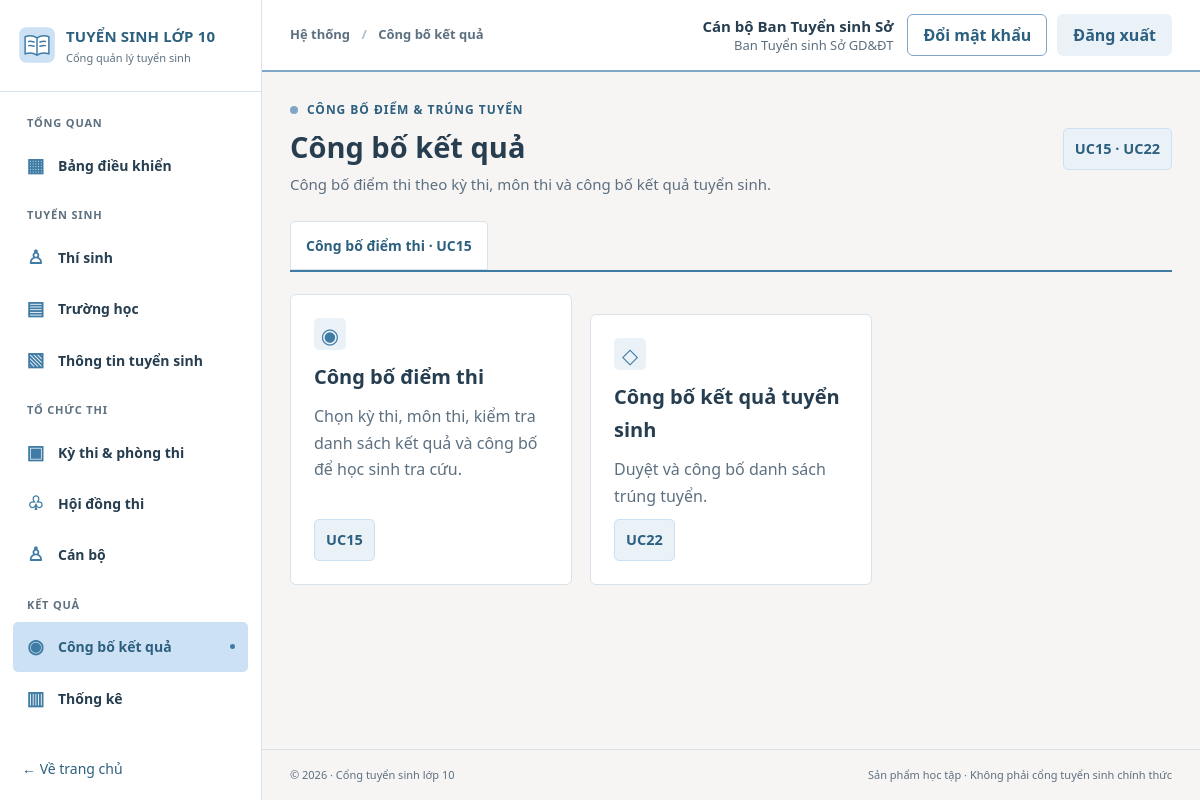
Screenshot of /publication/index.php (signed in) with the database file from the repository.
### tables this page shows
CREATE TABLE TaiKhoan (
  maTaiKhoan VARCHAR(20) NOT NULL,
  tenDangNhap VARCHAR(50) NOT NULL,
  matKhau VARCHAR(255) NOT NULL,
  hoTen VARCHAR(100) NOT NULL,
  vaiTro VARCHAR(30) NOT NULL,
  maCanBo VARCHAR(20) NULL,
  maThiSinh VARCHAR(20) NULL,
  trangThai VARCHAR(20) NOT NULL DEFAULT 'Hoạt động',
  soLanSai INT NOT NULL DEFAULT 0,
  khoaDen DATETIME NULL,
  lanDangNhapCuoi DATETIME NULL,
  ngayTao DATETIME NOT NULL DEFAULT CURRENT_TIMESTAMP,
  PRIMARY KEY (maTaiKhoan),
  UNIQUE KEY uq_taikhoan_ten (tenDangNhap),
  CONSTRAINT ck_taikhoan_vaitro CHECK (vaiTro IN ('HOC_SINH','GVCN','BAN_TUYEN_SINH','HD_TUYEN_SINH','HD_COI_THI','HD_CHAM_THI','CAT_PHACH','HD_PHUC_KHAO','HD_RA_DE','QUAN_TRI')),
  CONSTRAINT ck_taikhoan_trangthai CHECK (trangThai IN ('Hoạt động','Bị khóa')),
  CONSTRAINT ck_taikhoan_solansai CHECK (soLanSai >= 0),
  CONSTRAINT fk_taikhoan_canbo FOREIGN KEY (maCanBo) REFERENCES CanBo(maCanBo),
  CONSTRAINT fk_taikhoan_thisinh FOREIGN KEY (maThiSinh) REFERENCES ThiSinh(maThiSinh)
);

### config/app.php (called while the page is built, shortened)
<?php
return [
    'name' => getenv('APP_NAME') ?: 'CỔNG THÔNG TIN TUYỂN SINH VÀO LỚP 10',
    'demo_mode' => filter_var(getenv('DEMO_MODE') ?: '1', FILTER_VALIDATE_BOOLEAN),
    'timezone' => 'Asia/Ho_Chi_Minh',
    'base_path' => getenv('APP_BASE_PATH') ?: null,
];

### includes/functions.php (called while the page is built, shortened)
<?php
function app_config(): array {
    static $cfg = null;
    if ($cfg === null) {
        $cfg = require dirname(__DIR__) . '/config/app.php';
        date_default_timezone_set($cfg['timezone']);
    }
    return $cfg;
}
function e(mixed $str): string {
    return htmlspecialchars((string)$str, ENT_QUOTES | ENT_SUBSTITUTE, 'UTF-8');
}
function base_path(): string {
    $forced = app_config()['base_path'];
    $root = realpath(dirname(__DIR__));
    $docroot = realpath($_SERVER['DOCUMENT_ROOT'] ?? '');
    $r = strtolower(str_replace('\\','/',$root));
    $d = rtrim(strtolower(str_replace('\\','/',$docroot)),'/');
    if ($r === $d) return '';
    return '';
}
function url(string $path = ''): string {
    $prefix = rtrim(base_path(), '/');
    $clean = ltrim($path, '/');
    return $prefix . '/' . $clean;
}

### includes/auth.php (called while the page is built, shortened)
<?php
require_once __DIR__ . '/functions.php';
require_once __DIR__ . '/permissions.php';
require_once dirname(__DIR__) . '/services/auth_service.php';
function current_user(): ?array {
    static $user = false;
    if ($user !== false) return $user;
    $user = null;
    $ma = $_SESSION['user']['maTaiKhoan'] ?? null;
    try {
        $user = layTaiKhoanHoatDong((string)$ma);
    } catch (Throwable $e) {
        error_log('current_user: ' . $e->getMessage());
        $user = $_SESSION['user'];
    }
    return $user;
}
function require_auth(): array {
    $user = current_user();
    return $user;
}

### config/database.php (called while the page is built, shortened)
<?php
function db(): PDO {
    $host = getenv('DB_HOST') ?: '127.0.0.1';
    $port = getenv('DB_PORT') ?: '3306';
    $name = getenv('DB_NAME') ?: 'dreamteam_tuyensinh10';
    $user = getenv('DB_USER') ?: 'root';
    $pass = getenv('DB_PASS') ?: '';
    $pdo = new PDO(
        "mysql:host={$host};port={$port};dbname={$name};charset=utf8mb4", $user, $pass,
        [PDO::ATTR_ERRMODE => PDO::ERRMODE_EXCEPTION, PDO::ATTR_DEFAULT_FETCH_MODE => PDO::FETCH_ASSOC,
         PDO::ATTR_EMULATE_PREPARES => false]
    );
    return $pdo;
}

### services/auth_service.php (called while the page is built, shortened)
<?php
require_once dirname(__DIR__) . '/config/database.php';
function tk_cot_phien(): string {
    return 'maTaiKhoan, tenDangNhap, hoTen, vaiTro, maCanBo, maThiSinh, trangThai';
}
function layTaiKhoanHoatDong(string $maTaiKhoan): ?array {
    $st = db()->prepare('SELECT ' . tk_cot_phien() . " FROM TaiKhoan WHERE maTaiKhoan = ? AND trangThai = 'Hoạt động'");
    $st->execute([$maTaiKhoan]);
    return $st->fetch() ?: null;
}

### includes/permissions.php (called while the page is built, shortened)
<?php
function ten_vai_tro(string $vaiTro): string {
    return VAI_TRO[$vaiTro] ?? $vaiTro;
}
function has_role(?array $user, array $vaiTro): bool {
    return $user !== null && in_array($user['vaiTro'], $vaiTro, true);
}

### includes/grading_ui.php (the view, shortened to what this page needs)
<?php
require_once __DIR__ . '/ui.php';
function grading_tabs(string $module, string $current): void {
    $tabs = $module === 'grading'
        ? ['nhap-diem.php' => 'Nhập điểm thi · UC05', 'lich-su.php' => 'Lịch sử chỉnh sửa điểm · UC12', 'cap-nhat.php' => 'Cập nhật kết quả chấm · UC13', 'thong-ke.php' => 'Thống kê kết quả chấm · UC14']
        : array_filter([
            'diem-thi.php' => has_role(current_user(), ['BAN_TUYEN_SINH']) ? 'Công bố điểm thi · UC15' : null,
            'tuyen-sinh.php' => has_role(current_user(), ['HD_TUYEN_SINH']) ? 'Công bố kết quả tuyển sinh · UC22' : null,
        ]);
    echo '<nav class="ui-tabs" aria-label="Chức năng">';
    foreach ($tabs as $file => $label) {
        $on = $file === $current;
        echo '<a href="' . e(url($module . '/' . $file)) . '"' . ($on ? ' class="is-active" aria-current="page"' : '') . '>' . e($label) . '</a>';
    }
    echo '</nav>';
}

### includes/header.php (shortened to what this page needs)
<?php
require_once __DIR__ . '/functions.php';
$page_title = $page_title ?? 'Trang chủ';
$layout = $layout ?? 'public';
$cfg = app_config();
?><!doctype html>
<html lang="vi">
<head>
  <link rel="stylesheet" href="<?= e(url('assets/css/style.css')) ?>">
  <link rel="stylesheet" href="<?= e(url('assets/css/portal.css')) ?>">
</head>
<body class="<?= $layout === 'dashboard' ? 'dash-body' : 'public-body' ?>">
<?php if ($layout === 'dashboard'): ?>
<div class="dash-shell">
  <?php require __DIR__ . '/sidebar.php'; ?>
  <div class="dash-main">
    <header class="dash-topbar">
      <div class="dash-topbar-left"><span class="breadcrumb">Hệ thống <span>/</span> <?= e($page_title) ?></span></div>
      <div class="dash-topbar-right"><?php $__u = function_exists('current_user') ? current_user() : null; if ($__u): ?>
        <span class="topbar-user"><strong><?= e($__u['hoTen']) ?></strong><small><?= e(ten_vai_tro($__u['vaiTro'])) ?></small></span>
        <a class="btn btn-outline btn-sm" href="<?= e(url('auth/doi-mat-khau.php')) ?>">Đổi mật khẩu</a>
        <form method="post" action="<?= e(url('auth/logout.php')) ?>" class="topbar-logout"><?= csrf_field() ?><button class="btn btn-soft btn-sm" type="submit">Đăng xuất</button></form>
      <?php else: ?><a class="avatar" href="<?= e(url('auth/login.php')) ?>" title="Đăng nhập">10</a><?php endif; ?></div>
    </header>
    <main id="main" class="dash-content">
<?php endif; ?>

### assets/css/style.css (style rules this page uses)
:root { --primary:#1265b0;--primary-dark:#0b4686;--deep:#102a4c;--ink:#1e3049;--muted:#748299;--border:#e4eaf2;--surface:#ffffff;--bg:#f6f8fc;--soft-blue:#edf5ff;--accent:#ffbe59;--shadow:0 16px 46px rgba(22,53,91,.07);--r:18px;--font:'Be Vietnam Pro',system-ui,-apple-system,BlinkMacSystemFont,'Segoe UI',sans-serif }
* { box-sizing:border-box }
html { scroll-behavior:smooth }
body { margin:0;background:var(--bg);color:var(--ink);font-family:var(--font);line-height:1.65;font-size:18px }
a { text-decoration:none;color:inherit }
button,input,select,textarea { font:inherit }
button { cursor:pointer }
.btn { border:1px solid transparent;border-radius:11px;display:inline-flex;align-items:center;justify-content:center;gap:12px;min-height:43px;padding:10px 17px;font-weight:700;font-size:16px;transition:.18s transform,.18s background,.18s box-shadow;text-align:center;white-space:nowrap }
.btn-soft { background:#e9f3ff;color:#1765af }
.btn-outline { border-color:#dce5f0;background:white;color:#395a7d }
.btn-sm { min-height:36px;padding:7px 15px }
.dash-body { background:var(--bg) }
.dash-shell { display:flex;min-height:100vh }
.dash-main { margin-left:285px;min-width:0;width:calc(100% - 285px);display:flex;flex-direction:column;min-height:100vh }
.dash-topbar { height:76px;background:white;border-bottom:1px solid var(--border);display:flex;align-items:center;justify-content:space-between;padding:0 35px;gap:12px;position:sticky;top:0;z-index:30 }
.dash-topbar-left,.dash-topbar-right { display:flex;align-items:center;gap:19px }
.breadcrumb { font-size:14px;color:#667f97;font-weight:600 }
.breadcrumb span { color:#afbdcb;margin:0 8px }
.dash-content { flex:1;padding:32px 35px 45px }
.ui-tabs { display:flex;flex-wrap:wrap;gap:10px;margin-bottom:22px }
.ui-tabs a { padding:11px 18px;border-radius:11px;background:#fff;border:1px solid #dfe8f2;color:#365371;font-weight:700;font-size:16px }
.dash-topbar-right { display:flex;align-items:center;gap:10px }
.topbar-user { display:flex;flex-direction:column;align-items:flex-end;line-height:1.3;margin-right:4px }
.topbar-user strong { font-size:15px;color:#1a3b59 }
.topbar-user small { font-size:13px;color:#7f93a8 }
.topbar-logout { margin:0 }

### assets/css/portal.css (style rules this page uses)
:root { --primary: #3F7CA5; --primary-dark: #2d607f; --secondary: #7FA6C9; --soft-blue: #CCE1F3; --bg: #F7F4F4; --surface: #FFFFFF; --ink: #263e50; --deep: #263e50; --muted: #5d7080; --border: #d9e2e9; --shadow: 0 6px 20px rgb(38 62 80 / 5%); --r: 8px; --font: 'Segoe UI', Arial, sans-serif; }
html { scroll-padding-top: 24px; }
body { font-size: 16px; line-height: 1.65; }
button, a, input, select, textarea { -webkit-tap-highlight-color: transparent; }
.public-body, .dash-body { background: var(--bg); }
.btn { border-radius: 6px; box-shadow: none; transition: background-color .15s; white-space: normal; }
.btn-soft, .btn-white { background: #eaf2f8; color: var(--primary-dark); box-shadow: none; }
.btn-outline { border-color: var(--secondary); color: var(--primary-dark); }
.dash-main { margin-left: 262px; width: calc(100% - 262px); }
.dash-topbar { min-height: 72px; height: auto; padding: 14px 28px; gap: 15px; border-bottom: 2px solid var(--secondary); }
.breadcrumb { color: var(--muted); font-size: 13px; }
.dash-topbar-left { gap: 12px; min-width: 0; }
.dash-topbar-right { flex-wrap: wrap; justify-content: flex-end; }
.topbar-user strong { color: var(--ink); }
.topbar-user small { color: var(--muted); }
.dash-content { padding: 28px; }
.ui-tabs { gap: 0; border-bottom: 2px solid var(--primary); }
.ui-tabs a { border-radius: 5px 5px 0 0; font-size: 14px; padding: 12px 15px; border-color: var(--border); color: var(--primary-dark); }

### rows the page displays
taikhoan: hoTen "Cán bộ Ban Tuyển sinh Sở", vaiTro "Ban Tuyển sinh Sở GD&ĐT", vaiTro "Công bố điểm thi · UC15"

### other values shown
$group "TỔNG QUAN"
$symbol "▦"
$label "Bảng điều khiển"
$group "TUYỂN SINH"
$symbol "♙"
$label "Thí sinh"
$symbol "▤"
$label "Trường học"
$symbol "▧"
$label "Thông tin tuyển sinh"
$group "TỔ CHỨC THI"
$symbol "▣"
$label "Kỳ thi & phòng thi"
$symbol "♧"
$label "Hội đồng thi"
